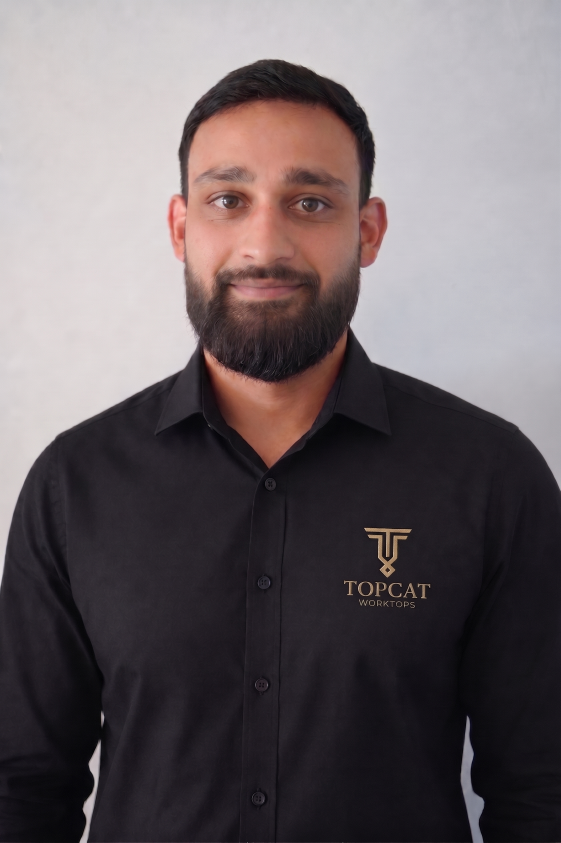
#> input picture Topcat-Worktops-main/Website Demo/assets/team/.src-2026-08-16/nick-source.jpeg, 1682 x 2528 px (shown at 1/3 size)
$ python build_portraits.py
#> lines starting #> are read from the running program, lines starting #| are printed output that depends on the picture
# Cuts the two director portraits for the About collage's bottom band.
#   crop  : SQUARE, head and shoulders, eye lines aligned, face size matched.
#           ⛔ SQUARE IS NOT A STYLE CHOICE, IT IS THE ONLY SHAPE THAT LETS THEM BE BOTH BIGGER
#           AND STILL STOOD BACK. Nick's frame is 1682 wide with only 190px of paper above his
#           crown, so a WIDER card (5:4 and up) forces a shorter crop, which forces a close-up —
#           the opposite of "not so close to the screen". At 1:1 his head is half the frame.
#   ground: THE STUDIO PAPER STAYS (his instruction). The tone comes down in CSS, not here.
#   skin  : micro-contrast restored and a fine grain laid on, because the AI edit left the
#           faces plastic-smooth.
from PIL import Image, ImageChops, ImageFilter
import os, sys

# ⚠️ D302: reads the COPIES kept beside this script, not a Downloads folder that may
#    not exist on the next machine. The two originals are the same frames as 16 Aug.
SRC=os.path.join(os.path.dirname(os.path.abspath(__file__)),'')
# landmarks read off a measured grid over each source frame, in source pixels
P = {
 'nick':   dict(src=SRC+'nick-source.jpeg',
                crown=190, eye=610, chin=1030, cx=750, side=1600),
 'rimsha': dict(src=SRC+'rimsha-source.jpeg',
                crown=440, eye=960, chin=1390, cx=762, side=1684),
}
# ⭐ THE EYE LINE, as a fraction of the card.
# ⛔⛔ **THEY ARE NO LONGER CUT TO THE SAME VALUE — 17 Aug 2026 (D302).** Client: *"Nick seems
#   slightly further away than Rimsha in the image. So move Rimsha slightly further back in her
#   image so that it matches with Nick in terms of depth. Her hair is also going higher than his,
#   so it's not matching up very well."*
# ⭐⭐ **HE IS READING A REAL NUMBER.** Matching eye lines put her HAIR at 5.75% of the card
#   against Nick's 11.25% — a 13px difference on a 241px card — because she carries 520px of hair
#   above her eyes to his 420. Matching the eyes and matching the head box are different cuts and
#   the pair cannot have both.
# ⛔⛔⛔ **AND "FURTHER BACK" IS CAPPED BY HER OWN FRAME.** Moving her back means a WIDER crop, and
#   an exact hair match at the old eye line needs a 1981px square out of a source that is 1684px
#   wide. Her crop takes the whole width now (1638 → 1684, the maximum square) and the rest of the
#   correction is made by dropping HER eye line alone. ⛔ The alternative was extending the canvas
#   with invented studio paper beside her shoulders, which is retouching a real person's
#   photograph on a public page, and it was rejected for that reason.
# ⭐ 0.398 is the midpoint between matching the eyes (0.375) and matching the hair (0.421), chosen
#   by cutting all four candidates and looking at them side by side at the shipped 241px size: it
#   takes the hair gap from 13px to 5.7px and costs about 5px of eye-line offset, and 5px of eye
#   is far less visible across a pair than 13px of hairline against the card's top edge.
E={'nick':0.375,'rimsha':0.398}
# ⭐ the sides are chosen so face size matches: eye-to-chin is 420px on Nick and 430 on Rimsha,
#   so her crop is 2.4% larger and the two heads come out the same size on the page.
RUNGS=[640,320]

def build(key,p,outdir):
#> called with key = 'nick', outdir = '.'
    im=Image.open(p['src']).convert('RGB'); W,H=im.size
#> in build, im is the input picture: PIL image 1682x2528 RGB; mean R, G, B 107.5, 98.7, 101.9
#> after `W, H = im.size`: W = 1682; H = 2528
    S=p['side']; e=E[key]
    t=p['eye']-e*S; l=p['cx']-S/2
    # ⚠️ the crop is nearly as wide as the frame, so centring on the head runs off the left edge
    #    on both; clamped, each head sits at ~47% instead of 50, the same on both.
    l=max(0,min(l,W-S)); t=max(0,min(t,H-S))
#> after `l = max(0, min(l, W - S))`: l = 0
#> after `t = max(0, min(t, H - S))`: t = 10
    assert S<=W and S<=H, (key,S,W,H)
    c=im.crop((round(l),round(t),round(l+S),round(t+S)))
    c=c.filter(ImageFilter.UnsharpMask(radius=2.0,percent=46,threshold=3))
    made=[]
    for w in RUNGS:
        r=c.resize((w,w),Image.LANCZOS)
        # ⚠️ grain AFTER the resize or the resample eats it; overlay against 128-centred noise is
        #    identity at 128, so it adds texture without shifting the tone.
        n=Image.effect_noise((w,w),9).convert('RGB')
        r=Image.blend(r,ImageChops.overlay(r,n),0.15)
        f=os.path.join(outdir,'%s-%d.webp'%(key,w))
        r.save(f,'WEBP',quality=85,method=6)
        made.append((f,os.path.getsize(f)))
#> this loop made 2 passes
#> pass 1, in build, `r=c.resize((w,w),Image.LANCZOS)`:
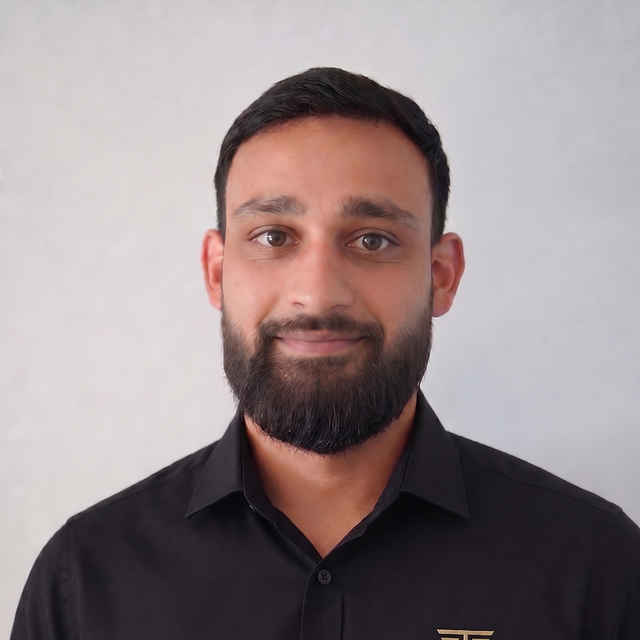
#> r: PIL image 640x640 RGB; mean R, G, B 150.1, 137.8, 139.1
#> pass 1, in build, `n=Image.effect_noise((w,w),9).convert('RGB')`:
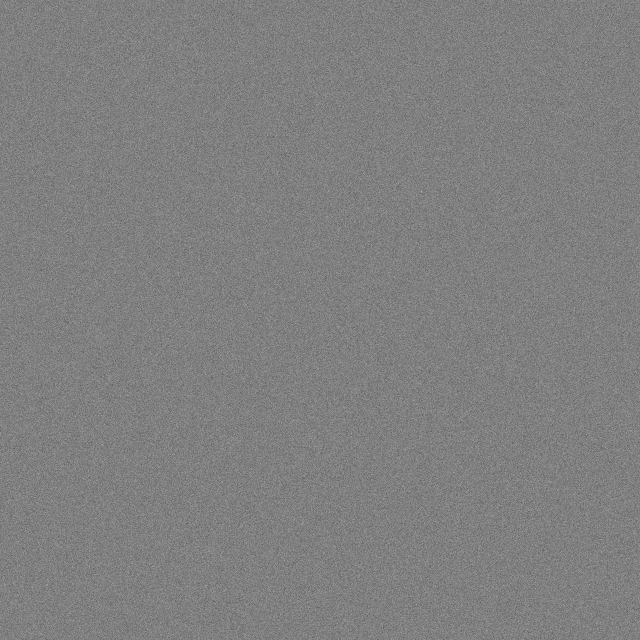
#> n: PIL image 640x640 RGB; min 86, max 170, mean 127.5
#> after the loop, made = [('./nick-640.webp', 16298), ('./nick-320.webp', 5930)]
    print('%-7s %dx%d at %d,%d   crown %.3f  eye %.3f  chin %.3f  headX %.3f  ->  %s' %
          (key,S,S,round(l),round(t),(p['crown']-t)/S,e,(p['chin']-t)/S,(p['cx']-l)/S,
           '  '.join('%s %.1fKB'%(os.path.basename(a),b/1024) for a,b in made)))
#| nick    1600x1600 at 0,10   crown 0.113  eye 0.375  chin 0.637  headX 0.469  ->  nick-640.webp 15.9KB  nick-320.webp 5.8KB
    return c

outdir=sys.argv[1] if len(sys.argv)>1 else '.'
prev={k:build(k,p,outdir) for k,p in P.items()}
#> call 2 of build, with key = 'rimsha', outdir = '.'
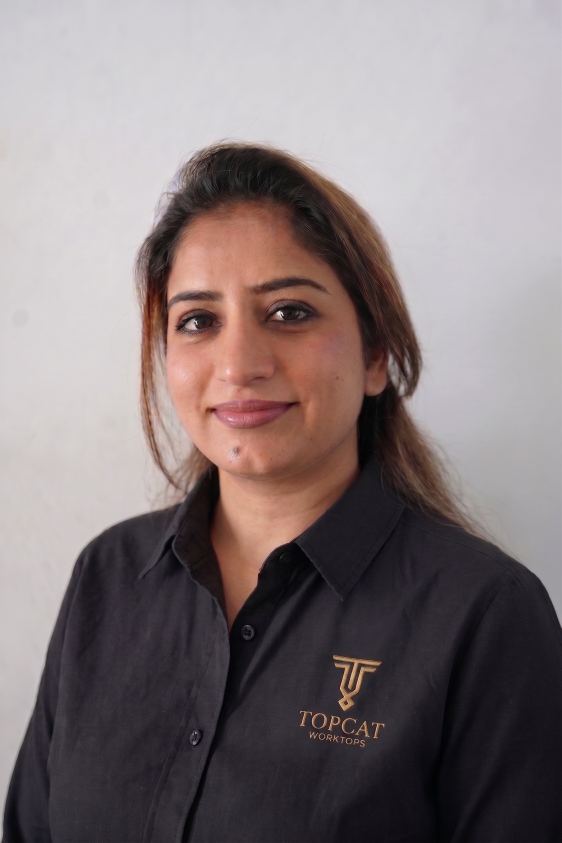
#> input picture Topcat-Worktops-main/Website Demo/assets/team/.src-2026-08-16/rimsha-source.jpeg, 1684 x 2528 px (shown at 1/3 size)
#> in build, im is the input picture: PIL image 1684x2528 RGB; mean R, G, B 133.2, 122.2, 123.4
#> in build (call 2), `c=im.crop((round(l),round(t),round(l+S),round(t+S)))`:
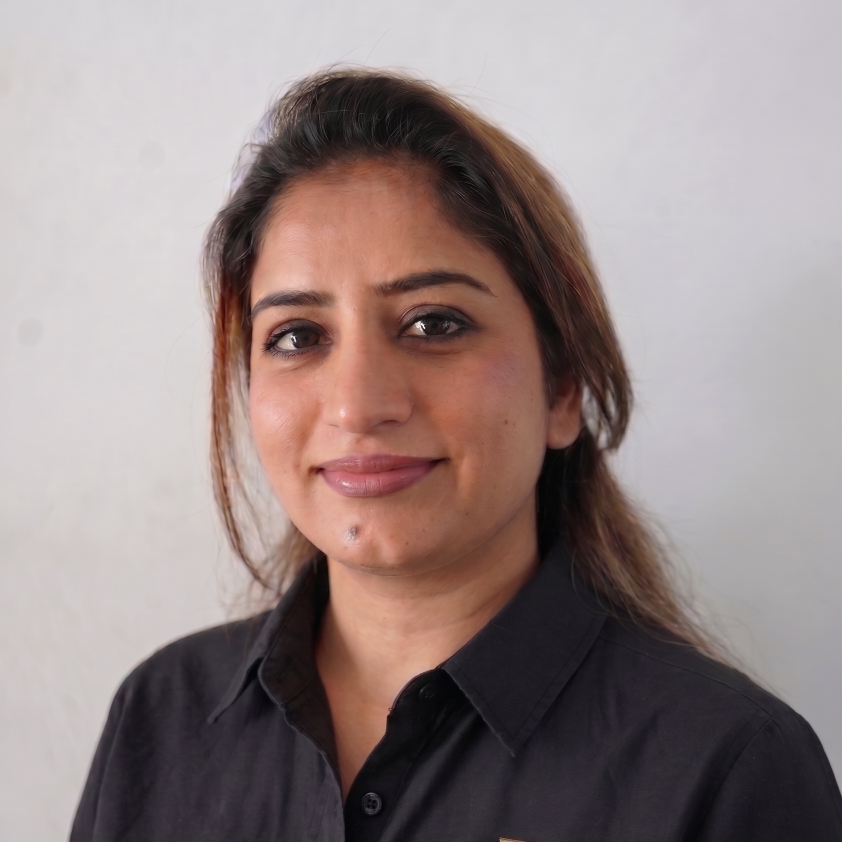
#> c: PIL image 1684x1684 RGB (shown at 1/2 size); mean R, G, B 149.3, 134.5, 133.5
#> the loop in build (call 2), `for w in RUNGS:` made 2 passes
#> pass 1, in build (call 2), `r=c.resize((w,w),Image.LANCZOS)`:
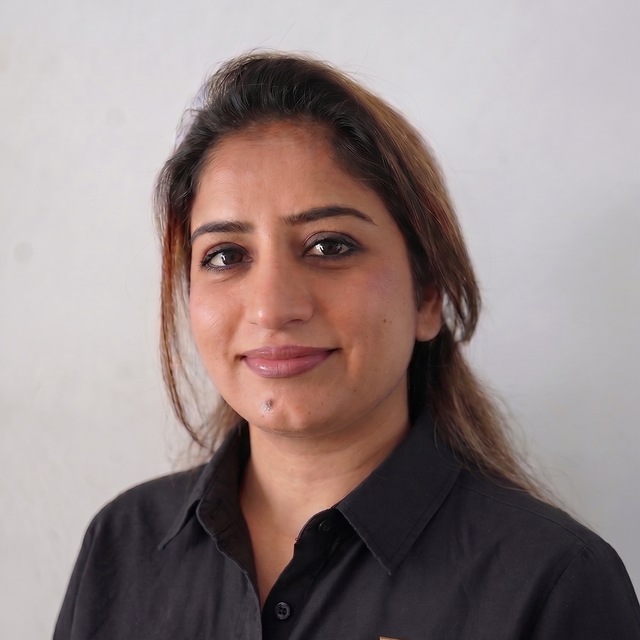
#> r: PIL image 640x640 RGB; mean R, G, B 149.3, 134.5, 133.5
#> after the loop in build (call 2), `for w in RUNGS:`: made = [('./rimsha-640.webp', 21488), ('./rimsha-320.webp', 7170)]
#| rimsha  1684x1684 at 0,290   crown 0.089  eye 0.398  chin 0.653  headX 0.452  ->  rimsha-640.webp 21.0KB  rimsha-320.webp 7.0KB
#> prev = 2 items
a=prev['nick'].resize((360,360),Image.LANCZOS); b=prev['rimsha'].resize((360,360),Image.LANCZOS)
s=Image.new('RGB',(734,360),(12,12,16)); s.paste(a,(0,0)); s.paste(b,(374,0)); s.save('pair-preview.png')
#> after `s.paste(a, (0, 0))`:
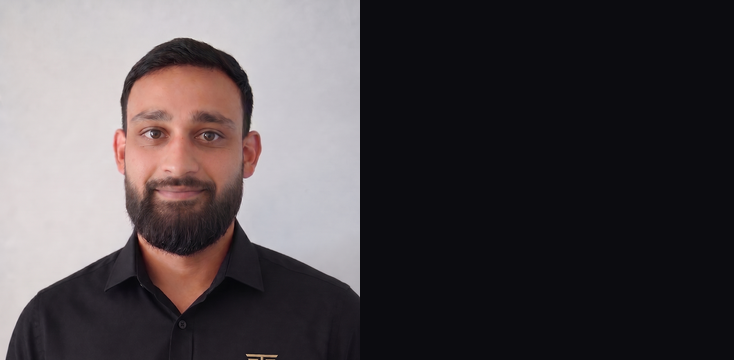
#> s: PIL image 734x360 RGB; mean R, G, B 79.7, 73.7, 76.4
#> after `s.paste(b, (374, 0))`:
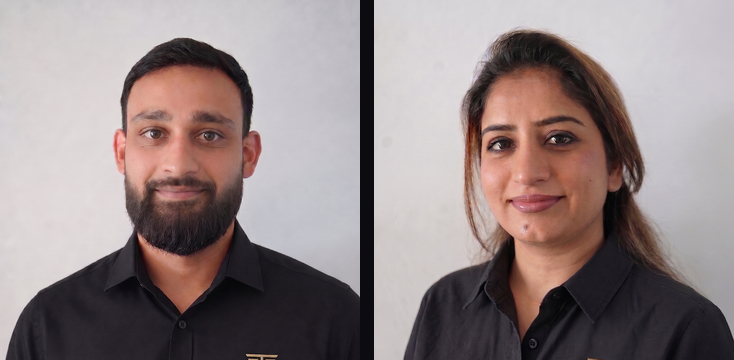
#> s: PIL image 734x360 RGB; mean R, G, B 147.1, 133.7, 134
